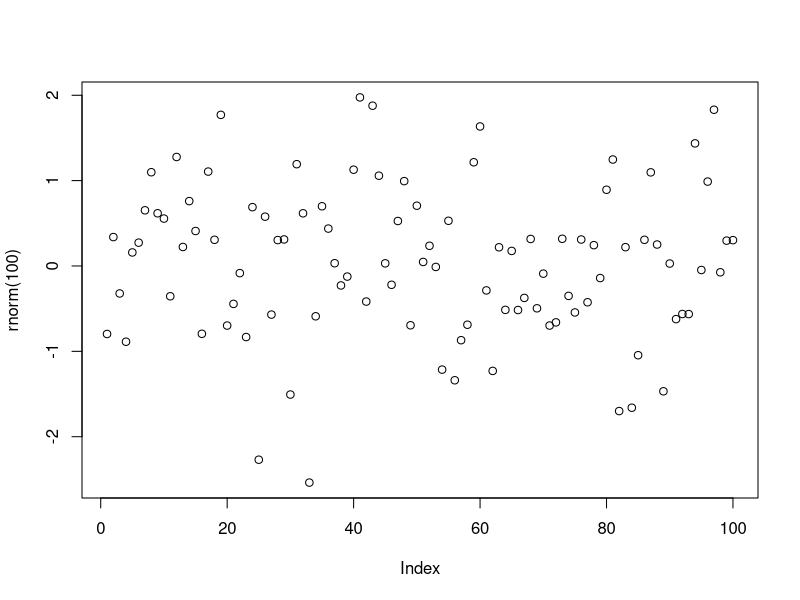

The R script that drew this image:
## ---- chunk 1
knitr::opts_chunk$set(
  collapse = TRUE,
  comment = "#>",
  fig.path = "man/figures/README-",
  out.width = "100%"
)
## ---- chunk 2
plot(rnorm(100))
